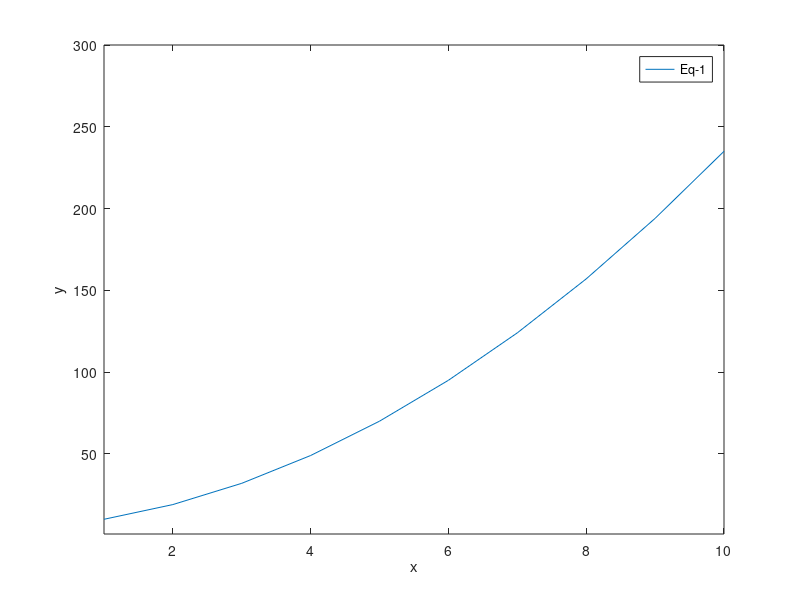

The MATLAB script that drew this image:
% plot y=(2*x^2)+(3*x)+5 where 1<=x<=10

x=1:10; % assigning x values from 1 to 10
y=zeros(1,10); % initializing y values with zeros
for i=1:10
    y(i)=2*x(i)^2 + 3*x(i) + 5; % calculating y values
end
plot(x,y); % plotting x vs y
xlabel('x'); % labeling x axis
ylabel('y'); % labeling y axis
xlim([1 10]); % setting range of x axis
ylim([1 300]); % setting range of y axis
legend('Eq-1'); % giving the graph a name on the top right corner